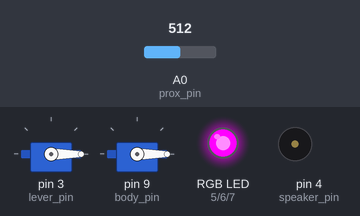
Recording of a sketch running on a simulated Arduino Uno, built with avr-gcc and run on an emulated ATmega328P. Shown: 2 × servo, an RGB LED mixed from three pins (HIGH = lit), buzzer (waves = sounding). The inputs (shaded band) are chosen by the test bench; at power-on: A0 (prox_pin) = 512.

Above: at 4.0 s.
4.1 s: A0 (prox_pin) set to 483
At 4.6 s:
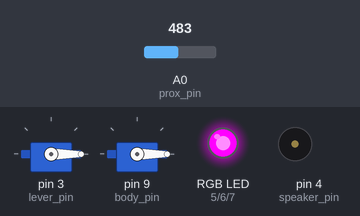
5.6 s: A0 (prox_pin) set to 510
At 6.2 s:
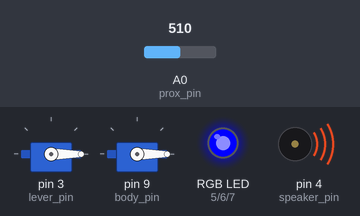
8.6 s: A0 (prox_pin) set to 490
At 10.3 s:
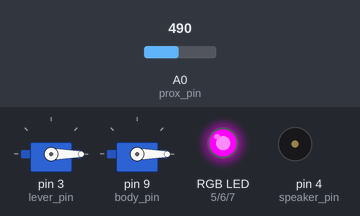
10.6 s: A0 (prox_pin) set to 511
At 12.1 s:
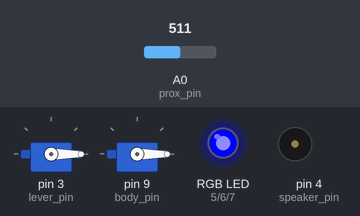
Timing chart, 0 to 14.6 s (numbered marks = the images above; inputs shaded):
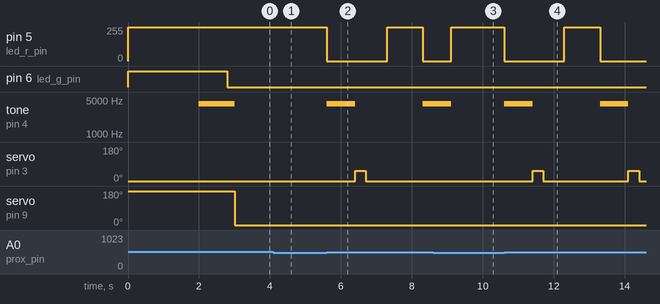

The sketch:

AutoDisp.ino
```cpp
//----------------------------------------------------------------------------//
// Description : Automatic M&M's Dispenser                                    //
// Version     : 1.1.1                                                        //
// Author      : Marcelo Avila de Oliveira <marceloavilaoliveira@gmail.com>   //
//----------------------------------------------------------------------------//

//----------------------------------------------------------------------------//
// DEFINITIONS                                                                //
//----------------------------------------------------------------------------//

// TURN ON DEBUG MODE
// #define DEBUG_TIMEOUT
// #define DEBUG_PROX

//----------------------------------------------------------------------------//
// LIBRARIES                                                                  //
//----------------------------------------------------------------------------//

// SERVO LIBRARY
#include <Servo.h>

// SOUND LIBRARY
#include <Pitches.h>

//----------------------------------------------------------------------------//
// CONSTANTS                                                                  //
//----------------------------------------------------------------------------//

// MOTORS
Servo lever_motor;
Servo body_motor;

// PINS
const int body_pin = 9;
const int lever_pin = 3;
const int speaker_pin = 4;
const int prox_pin = A0;
const int led_r_pin = 5;
const int led_g_pin = 6;
const int led_b_pin = 7;

// POSITIONS
const int body_min = 180;
const int body_max = 0;
const int lever_min = 0;
const int lever_max = 55;

// TIME
const unsigned long timeout_value = 5000;

// MATH
float percent_to_bright_factor = 100 * log10(2) / log10(255);

//----------------------------------------------------------------------------//
// VARIABLES                                                                  //
//----------------------------------------------------------------------------//

// STATUS
boolean lock = true;
boolean front = true;
boolean lever_ok = false;

// TIME
unsigned long timeout = 0;

//----------------------------------------------------------------------------//
// FUNCTIONS (SETTINGS)                                                       //
//----------------------------------------------------------------------------//

void setup() {
    // INITIALIZE PINS
    pinMode(speaker_pin, OUTPUT);
    pinMode(led_r_pin, OUTPUT);
    pinMode(led_g_pin, OUTPUT);
    pinMode(led_b_pin, OUTPUT);
    pinMode(prox_pin, INPUT);

    // INITIATE SERIAL COMMUNICATION
    Serial.begin(9600);

    // INITIATE RANDOM NUMBER GENERATOR
    randomSeed(analogRead(0));

    // RESET
    reset();
}

void reset() {
    // LEDS
    set_leds(2, 25);

    // MOTOR LEVER
    motors_attach_detach(0, 0);
    lever_motor.write(lever_min);
    delay(1000);
    motors_attach_detach(1, 0);

    // MOTOR BODY
    motors_attach_detach(0, 1);
    body_motor.write(body_min);
    delay(1000);
    motors_attach_detach(1, 1);

    // ALERT
    play_tone(3, 3);
}

void motors_attach_detach(int mode, int num) {
    // MODE:
    // 0 = ATTACH
    // 1 = DETACH
    //
    // NUM:
    // 0 = LEVER
    // 1 = BODY
    if (mode == 0) {
        if (num == 0) {
            lever_motor.attach(lever_pin);
        } else {
            body_motor.attach(body_pin);
        }
    } else {
        if (num == 0) {
            lever_motor.detach();
        } else {
            body_motor.detach();
        }
    }
}

//----------------------------------------------------------------------------//
// FUNCTIONS (SOUND)                                                          //
//----------------------------------------------------------------------------//

void play_tone(int note, int duration) {
    // NOTE:
    // 0 = BASS
    // 1 = MID-BASS
    // 2 = MID-TREBLE
    // 3 = TREBLE
    //
    // DURATION:
    // 0 = SHORT
    // 1 = MID-SHORT
    // 2 = MID-LONG
    // 3 = LONG

    if (note < 0 || note > 3 || duration < 0 || duration > 3) {
        return;
    }

    switch (note) {
        case 0:
            note = NOTE_FS3;
            break;
        case 1:
            note = NOTE_C5;
            break;
        case 2:
            note = NOTE_FS6;
            break;
        case 3:
            note = NOTE_C8;
            break;
    }

    switch (duration) {
        case 0:
            duration = 100;
            break;
        case 1:
            duration = 200;
            break;
        case 2:
            duration = 400;
            break;
        case 3:
            duration = 800;
            break;
    }

    tone(speaker_pin, note, duration);
    delay(duration);
    noTone(speaker_pin);

    return;
}

//----------------------------------------------------------------------------//
// FUNCTIONS (LIGHT)                                                          //
//----------------------------------------------------------------------------//

int percent_to_bright(int percent) {
    // PERCENT:
    // 0..100
    // RETURN BRIGHT
    // 255..0

    return 256 - pow(2, percent / percent_to_bright_factor);
}

void set_leds(int color, int bright) {
    // COLOR:
    // 0 = GREEN
    // 1 = YELLOW
    // 2 = RED
    // 3 = CYAN
    // 4 = BLUE
    // 5 = MAGENTA
    // 6 = WHITE
    //
    // BRIGHT:
    // 0 = OFF
    // ..
    // 100 = MAX

    if (color < 0 || color > 6 || bright < 0 || bright > 100) {
        return;
    }

    int led_r_bright = 255;
    int led_g_bright = 255;
    int led_b_bright = 255;
    int bright_aux = percent_to_bright(bright);

    switch (color) {
        case 0:
            // GREEN
            led_g_bright = bright_aux;
            break;
        case 1:
            // YELLOW
            led_r_bright = bright_aux;
            led_g_bright = bright_aux;
            break;
        case 2:
            // RED
            led_r_bright = bright_aux;
            break;
        case 3:
            // CYAN
            led_g_bright = bright_aux;
            led_b_bright = bright_aux;
            break;
        case 4:
            // BLUE
            led_b_bright = bright_aux;
            break;
        case 5:
            // MAGENTA
            led_r_bright = bright_aux;
            led_b_bright = bright_aux;
            break;
        case 6:
            // WHITE
            led_r_bright = bright_aux;
            led_g_bright = bright_aux;
            led_b_bright = bright_aux;
            break;
    }

    analogWrite(led_r_pin, led_r_bright);
    analogWrite(led_g_pin, led_g_bright);
    analogWrite(led_b_pin, led_b_bright);

    return;
}

//----------------------------------------------------------------------------//
// FUNCTIONS (CHECK)                                                          //
//----------------------------------------------------------------------------//

void check_timeout() {
    #ifdef DEBUG_TIMEOUT
        Serial.print("timeout = ");
        Serial.println(timeout);
    #endif

    if (! front && millis() > timeout) {
        play_tone(0, 2);
        set_leds(2, 25);
        move_body(0);
    }

    return;
}

void check_prox() {
    int num_check = 5;
    float prox_sensor = 0;
    for (int i = 0; i < num_check; i++)
    {
        prox_sensor = prox_sensor + analogRead(prox_pin);
    }
    prox_sensor = prox_sensor / num_check;

    #ifdef DEBUG_PROX
        Serial.print("prox_sensor = ");
        Serial.println(prox_sensor);
    #endif

    if (prox_sensor > 500) {
        set_timeout();
        if (front) {
            set_leds(0, 100);
            play_tone(3, 1);
            move_body(1);
        } else {
            if (lever_ok) {
                move_lever();
                set_leds(0, 100);
                delay(1000);
                lever_ok=false;
            } else {
                set_leds(1, 100);
                play_tone(3, 3);
                lever_ok=true;
            }
        }
    } else {
        if (! front) {
            set_leds(0, 100);
            lever_ok=false;
        }
    }
}

//----------------------------------------------------------------------------//
// FUNCTIONS (MOVE)                                                           //
//----------------------------------------------------------------------------//

void move(int step, int time_step, int time_end, int pos1, int new_pos1, int pos2, int new_pos2) {
    boolean continue1 = true;
    boolean continue2 = true;
    boolean moved = false;

    if (new_pos1 != 999) {
        motors_attach_detach(0, 0);
        lever_motor.write(pos1);
    } else {
        continue1 = false;
    }
    if (new_pos2 != 999) {
        motors_attach_detach(0, 1);
        body_motor.write(pos2);
    } else {
        continue2 = false;
    }

    do {
        if (continue1) {
            if (pos1 == new_pos1) {
              continue1 = false;
            } else {
              if (pos1 < new_pos1) {
                pos1 += step;
              } else {
                pos1 -= step;
              }
              lever_motor.write(pos1);
              moved = true;
            }
        }
        if (continue2) {
            if (pos2 == new_pos2) {
              continue2 = false;
            } else {
              if (pos2 < new_pos2) {
                pos2 += step;
              } else {
                pos2 -= step;
              }
              body_motor.write(pos2);
              moved = true;
            }
        }

        if (moved) {
            delay(time_step);
            moved = false;
        }
    } while (continue1 || continue2);

    delay(time_end);

    motors_attach_detach(1, 0);
    motors_attach_detach(1, 1);
}

void move_body(int pos) {
    // POS:
    // 0 = FRONT
    // 1 = BACK

    if (pos == 0) {
        front=true;
        move(5, 25, 200, 999, 999, body_max, body_min);
    } else {
        front=false;
        motors_attach_detach(0, 1);
        body_motor.write(body_max);
        delay(1500);
        motors_attach_detach(1, 1);
    }
}

void move_lever() {
    motors_attach_detach(0, 0);
    lever_motor.write(lever_max);
    delay(300);
    lever_motor.write(lever_min);
    delay(600);
    motors_attach_detach(1, 0);
}

//----------------------------------------------------------------------------//
// MIS                                                                        //
//----------------------------------------------------------------------------//

void set_timeout() {
    timeout = millis() + timeout_value;
}

//----------------------------------------------------------------------------//
// MAIN                                                                       //
//----------------------------------------------------------------------------//

void loop() {
    check_timeout();
    check_prox();
}
```

Measured:
- after the input at 4.1 s, pin 5 (led_r_pin): stays 255/255 (without the input it goes to 0/255 after 0.40 s); tone on pin 4 (speaker_pin): stays silent (without the input it goes to 4186 Hz after 0.40 s); servo on pin 3 (lever_pin): stays 0° (without the input it goes to 55° after 1.2 s)
- after the input at 5.6 s, pin 5 (led_r_pin): 255/255 → 0/255 at once, → 255/255 1.7 s later, → 0/255 1.0 s later; pin 6 (led_g_pin): stays LOW (without the input it goes to HIGH after 2.6 s); servo on pin 3 (lever_pin): 0° → 55° after 0.80 s, → 0° 0.30 s later; servo on pin 9 (body_pin): stays 0° (without the input it goes to 5° after 2.6 s)
- after the input at 8.6 s, pin 5 (led_r_pin): 0/255 → 255/255 after 0.51 s instead of 1.4 s; servo on pin 3 (lever_pin): stays 0° (without the input it goes to 55° after 0.50 s)
- after the input at 10.6 s, pin 5 (led_r_pin): 255/255 → 0/255 at once, → 255/255 1.7 s later, → 0/255 1.0 s later; pin 6 (led_g_pin): stays LOW (without the input it goes to HIGH after 3.1 s)
